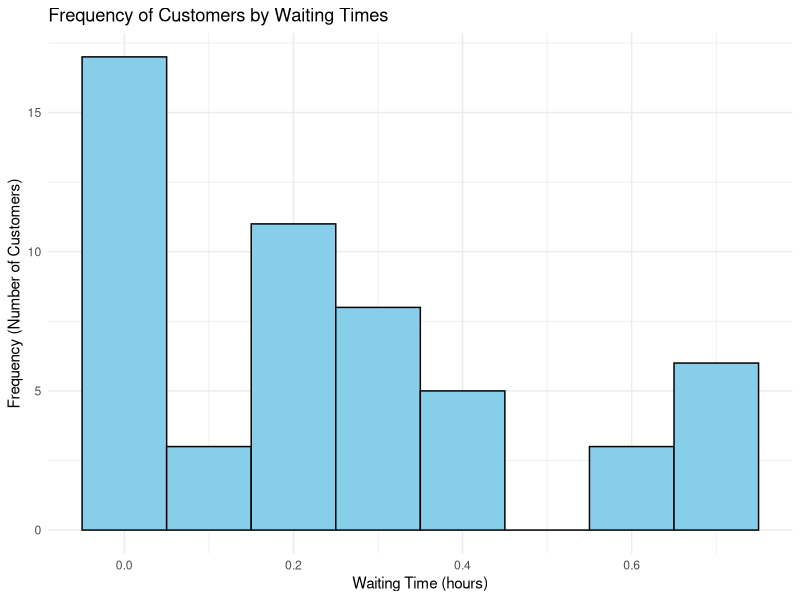
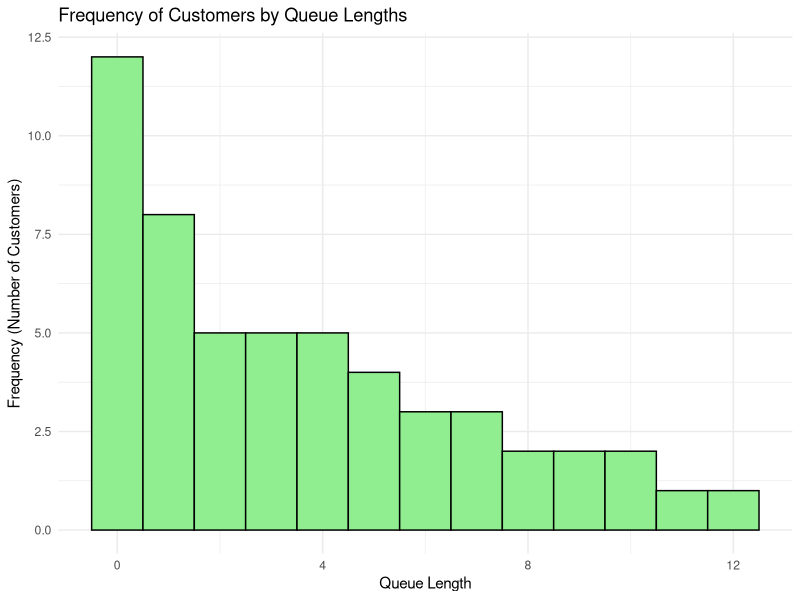
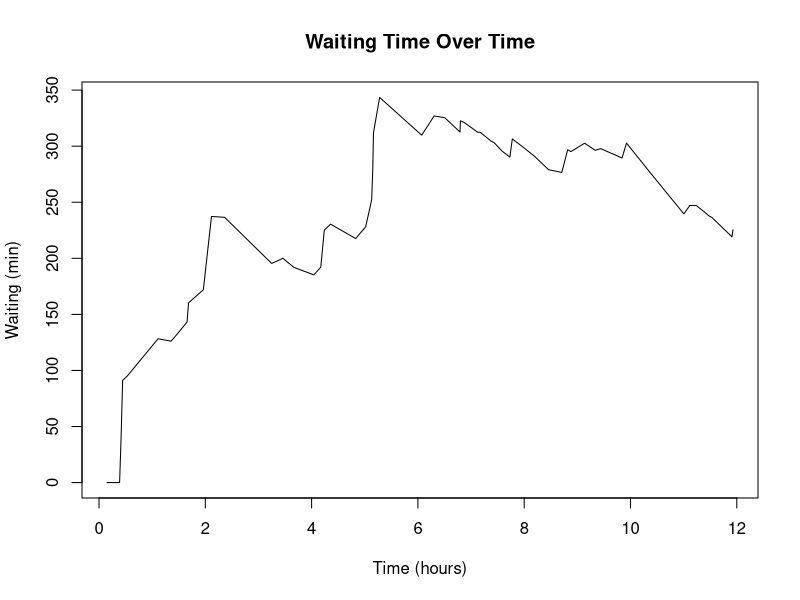
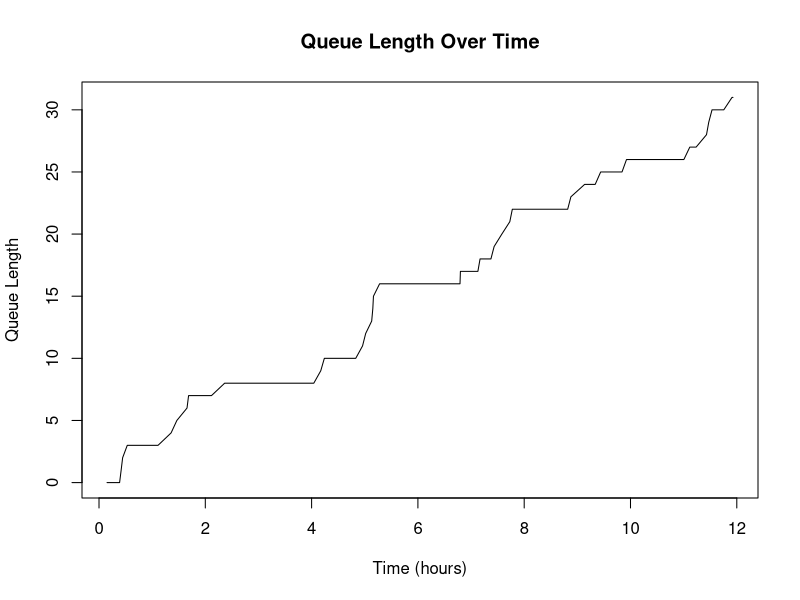

Write the R code that produced these figures, in order.
## ---- chunk 1
library(ggplot2)

set.seed(2) 

operating_hours <- 12  
lambda_arrival <- 5   
lambda_service <- 6   

total_arrivals <- rpois(1, lambda_arrival * operating_hours)
arrival_times <- cumsum(rexp(total_arrivals, rate = lambda_arrival))

service_times <- rexp(total_arrivals, rate = lambda_service)

wait_times <- numeric(total_arrivals)
queue_lengths <- numeric(total_arrivals)
table_free_time <- 0
current_queue <- 0
downtime <- 0

for (i in 1:total_arrivals) {
  if (arrival_times[i] > table_free_time) {
    downtime <- downtime + (arrival_times[i] - table_free_time)
  }
  
  while (current_queue > 0 && table_free_time <= arrival_times[i]) {
    current_queue <- current_queue - 1
  }
  
  wait_time <- max(0, table_free_time - arrival_times[i])
  wait_times[i] <- wait_time
  
  if (arrival_times[i] < table_free_time) {
    current_queue <- current_queue + 1
  }
  
  table_free_time <- max(table_free_time, arrival_times[i]) + service_times[i]
  
  queue_lengths[i] <- current_queue
}

mean_wait <- mean(wait_times) * 60 
median_wait <- median(wait_times) * 60 
mean_queue_length <- mean(queue_lengths)
downtime_hours <- downtime

results <- data.frame(
  Metric = c("Mean Waiting (min)", "Median Waiting (min)", "Mean Queue Length", "Downtime (hours)"),
  Value = c(mean_wait, median_wait, mean_queue_length, downtime_hours)
)

print(results)

wait_times_df <- data.frame(wait_times)
queue_length_df <- data.frame(queue_lengths)

ggplot(wait_times_df, aes(x = wait_times)) +
  geom_histogram(binwidth = 0.1, fill = "skyblue", color = "black") +
  labs(title = "Frequency of Customers by Waiting Times",
       x = "Waiting Time (hours)", y = "Frequency (Number of Customers)") +
  theme_minimal()

ggplot(queue_length_df, aes(x = queue_lengths)) +
  geom_histogram(binwidth = 1, fill = "lightgreen", color = "black") +
  labs(title = "Frequency of Customers by Queue Lengths",
       x = "Queue Length", y = "Frequency (Number of Customers)") +
  theme_minimal()


## ---- chunk 2

set.seed(1)

lambda_A <- 5           
L <- 1                 
lambda_S <- 6        
num_tables <- 1
operating_hours <- 12
total_minutes <- operating_hours * 60

lambda_A_min <- lambda_A / 60
lambda_S_min <- lambda_S / 60

arrival_times <- numeric()
t <- 0
while (t < total_minutes) {
  t <- t + rexp(1, rate = lambda_A_min)
  if (t < total_minutes) arrival_times <- c(arrival_times, t)
}

service_times <- rexp(length(arrival_times), rate = lambda_S_min)

table_free <- rep(0, num_tables)

waiting_times <- numeric(length(arrival_times))
queue <- numeric()

system_empty_start <- 0
total_downtime <- 0

queue_lengths <- numeric(length(arrival_times))

for (i in seq_along(arrival_times)) {
  arrival <- arrival_times[i]
  
  if (sum(table_free > arrival) + length(queue) == 0) {
    total_downtime <- total_downtime + (arrival - system_empty_start)
  }
  
  free_tables <- which(table_free <= arrival)
  
  if (length(free_tables) > 0 && length(queue) == 0) {
    chosen <- free_tables[1]
    waiting_times[i] <- 0
    end_time <- arrival + service_times[i]
    table_free[chosen] <- end_time
  } else {
    queue <- c(queue, i)
  }
  
  repeat {
    free_tables <- which(table_free <= arrival)
    if (length(free_tables) > 0 && length(queue) > 0) {
      next_cust <- queue[1]
      queue <- queue[-1]
      waiting_times[next_cust] <- arrival - arrival_times[next_cust]
      end_time <- arrival + service_times[next_cust]
      table_free[free_tables[1]] <- end_time
    } else {
      break
    }
  }
  
  queue_lengths[i] <- length(queue)
  
  if (sum(table_free > arrival) + length(queue) == 0) {
    system_empty_start <- arrival
  }
}

current_time <- max(arrival_times)
while (length(queue) > 0) {
  soonest_table <- which.min(table_free)
  next_free <- table_free[soonest_table]
  
  next_cust <- queue[1]
  queue <- queue[-1]
  
  waiting_times[next_cust] <- next_free - arrival_times[next_cust]
  table_free[soonest_table] <- next_free + service_times[next_cust]
  current_time <- next_free
}

final_time <- max(table_free)

mean_wait <- mean(waiting_times)
median_wait <- median(waiting_times)
mean_queue_length <- mean(queue_lengths)
downtime_hours <- (total_downtime / 60)

profit_per_hour <- 500 - 40 * L

results <- data.frame(
  Metric = c("Mean Waiting (min)", "Median Waiting (min)", "Mean Queue Length", "Downtime (hours)", "Profit/hour"),
  Value = c(mean_wait, median_wait, mean_queue_length, downtime_hours, profit_per_hour)
)
print(results)

plot((arrival_times/60), waiting_times, type = "l",
     xlab = "Time (hours)", ylab = "Waiting (min)", main = "Waiting Time Over Time")
plot((arrival_times/60), queue_lengths, type = "l",
     xlab = "Time (hours)", ylab = "Queue Length", main = "Queue Length Over Time")

